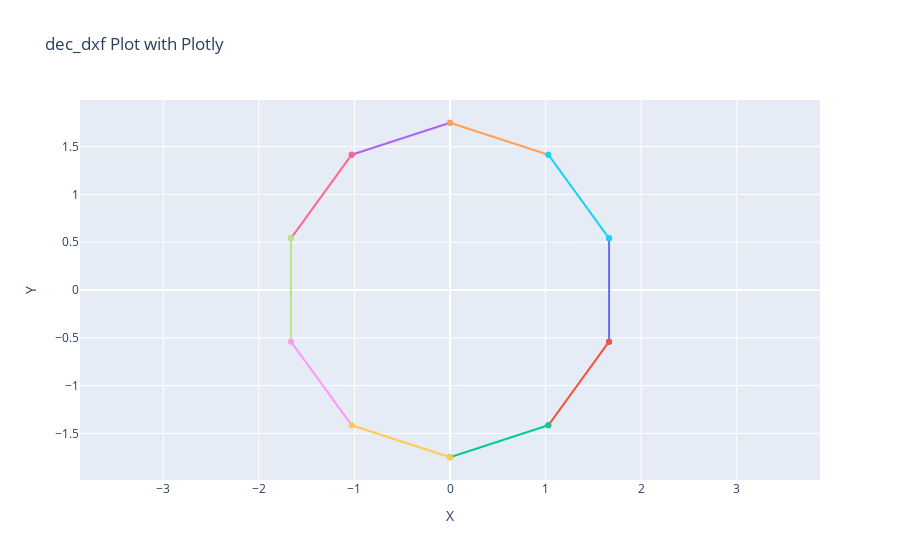

Notebook cell for this chart:
### Code cell
from plotly.offline import iplot

import plotly.graph_objs as go

fig = go.Figure()

for shape in dec_dxf:
    fig.add_trace(go.Scatter(
        x=shape[0], y=shape[1],
        mode='lines+markers'
    ))

fig.update_layout(
    title="dec_dxf Plot with Plotly",
    xaxis_title="X",
    yaxis_title="Y",
    yaxis_scaleanchor="x",
    showlegend=False
)

iplot(fig)

### Figure 1 — Plotly figure (JSON) as saved in the notebook; plotly's stock layout.template omitted (floating-point values rounded to 4 significant figures)
{"data": [{"mode": "lines+markers", "type": "scatter", "x": [1.664, 1.664], "y": [-0.5408, 0.5408]}, {"mode": "lines+markers", "type": "scatter", "x": [1.029, 1.664], "y": [-1.416, -0.5408]}, {"mode": "lines+markers", "type": "scatter", "x": [-4e-16, 1.029], "y": [-1.75, -1.416]}, {"mode": "lines+markers", "type": "scatter", "x": [5e-16, -1.029], "y": [1.75, 1.416]}, {"mode": "lines+markers", "type": "scatter", "x": [1.029, 0], "y": [1.416, 1.75]}, {"mode": "lines+markers", "type": "scatter", "x": [1.664, 1.029], "y": [0.5408, 1.416]}, {"mode": "lines+markers", "type": "scatter", "x": [-1.029, -1.664], "y": [1.416, 0.5408]}, {"mode": "lines+markers", "type": "scatter", "x": [-1.664, -1.664], "y": [0.5408, -0.5408]}, {"mode": "lines+markers", "type": "scatter", "x": [-1.664, -1.029], "y": [-0.5408, -1.416]}, {"mode": "lines+markers", "type": "scatter", "x": [-1.029, -2e-16], "y": [-1.416, -1.75]}], "layout": {"showlegend": false, "title": {"text": "dec_dxf Plot with Plotly"}, "xaxis": {"title": {"text": "X"}}, "yaxis": {"scaleanchor": "x", "title": {"text": "Y"}}}}
